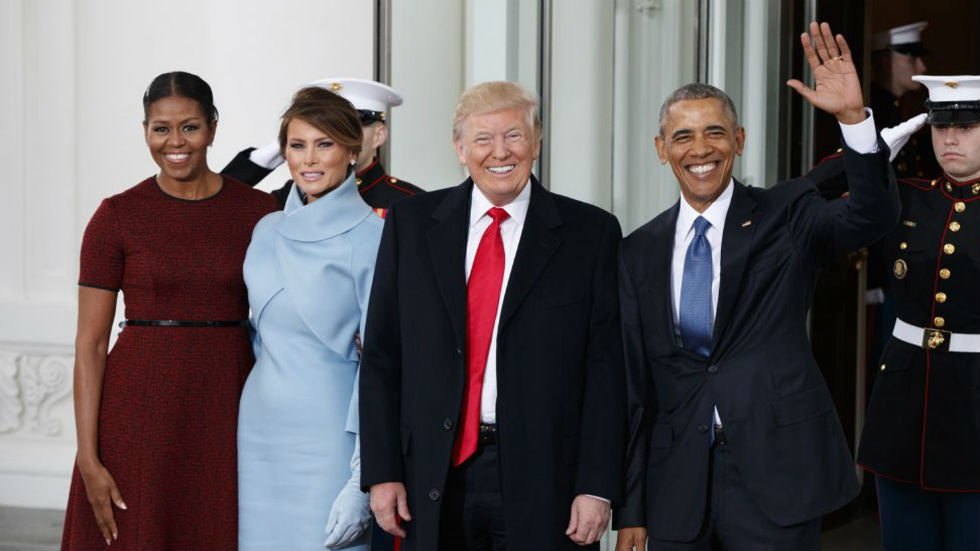
#> input picture presidents.jpg, 980 x 551 px
$ python gray_scale_histograms.py --image presidents.jpg
#> lines starting #> are read from the running program, lines starting #| are printed output that depends on the picture
# -*- coding: utf-8 -*-
"""
Created on Mon Feb 25 11:44:30 2019

@author: Usuario
"""
from matplotlib import pyplot as plt
import argparse
import cv2
import numpy as np

ap = argparse.ArgumentParser()
ap.add_argument("-i","--image",required=True,help="Set the Path of image")
args = vars(ap.parse_args())


image = cv2.imread(args["image"])
#> image is the input picture: shape (551, 980, 3); mean B, G, R 93.3, 90.8, 96.3

image = cv2.cvtColor(image,cv2.COLOR_BGR2GRAY)
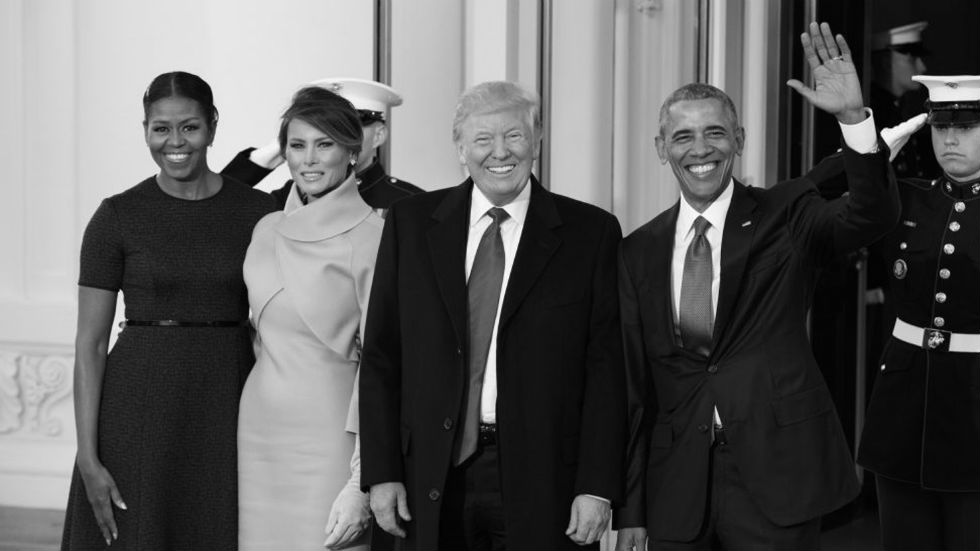
#> image: shape (551, 980); min 0, max 255, mean 92.7
cv2.imshow("Original Gray Scale image",image)

cv2.waitKey(0)

hist = cv2.calcHist([image],[0],None,[256],[0,256])
#> hist = 256 values, max 11625 at index 25, min 1 at index 255, mean 2109.3

plt.figure()
plt.title("Gray Scale Histogram")
plt.xlabel("Bins")
plt.ylabel("# of pixels")
plt.plot(hist)
plt.xlim([0,256])
plt.show()
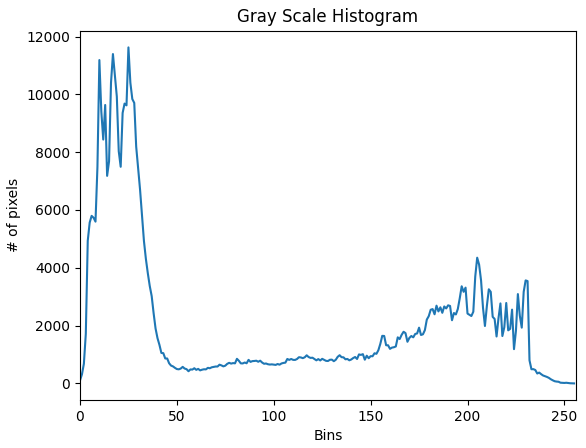
#> figure drawn by matplotlib, 1 panel; curve peaks at x = 25, y = 11625
cv2.waitKey(0)

$ run again, on 4629.png
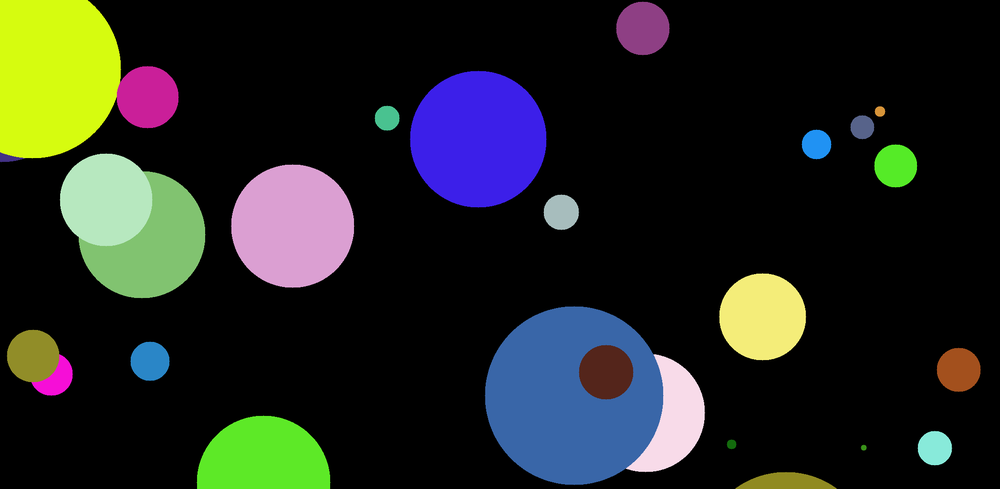
#> input picture 4629.png, 1000 x 489 px, shrunk from 2096 x 1024 before the run
#> image is the input picture: shape (489, 1000, 3); mean B, G, R 33.7, 37.7, 34.1
#> `image = cv2.cvtColor(image,cv2.COLOR_BGR2GRAY)`:
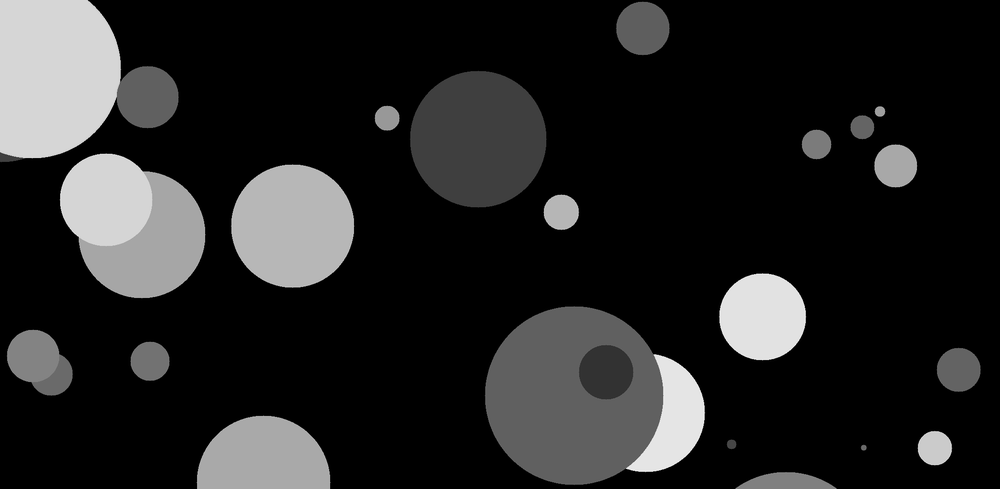
#> image: shape (489, 1000); min 0, max 248, mean 36.2
#> hist = 256 values, max 363222 at index 0, min 0 at index 249, mean 1910.2
#> `plt.show()`:
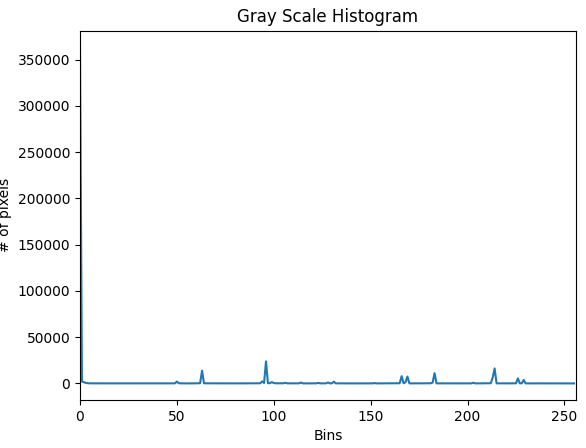
#> figure drawn by matplotlib, 1 panel; curve peaks at x = 0, y = 363222
